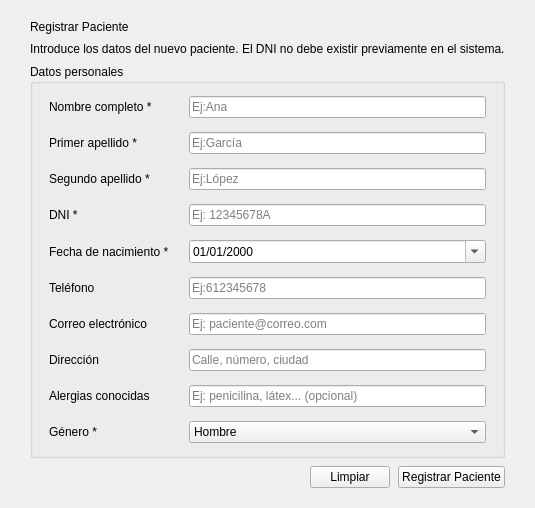
        <widget class="QWidget" name="page_pacientes">
         <layout class="QVBoxLayout" name="pacientesLayout">
          <property name="leftMargin"><number>30</number></property>
          <property name="topMargin"><number>20</number></property>
          <property name="rightMargin"><number>30</number></property>
          <property name="bottomMargin"><number>20</number></property>
          <property name="spacing"><number>8</number></property>
          <item>
           <widget class="QLabel" name="lbl_section_title">
               <property name="class" stdset="0"><string>sectionTitle</string></property>
            <property name="text"><string>Registrar Paciente</string></property>
           </widget>
          </item>
          <item>
           <widget class="QLabel" name="lbl_section_sub">
               <property name="class" stdset="0"><string>sectionSub</string></property>
            <property name="text"><string>Introduce los datos del nuevo paciente. El DNI no debe existir previamente en el sistema.</string></property>
           </widget>
          </item>
          <item>
           <widget class="QGroupBox" name="groupBox_datos_paciente">
            <property name="title"><string>Datos personales</string></property>
            <layout class="QFormLayout" name="formPaciente">
             <property name="leftMargin"><number>16</number></property>
             <property name="topMargin"><number>12</number></property>
             <property name="rightMargin"><number>16</number></property>
             <property name="bottomMargin"><number>12</number></property>
             <property name="horizontalSpacing"><number>20</number></property>
             <property name="verticalSpacing"><number>14</number></property>
             <item row="0" column="0">
              <widget class="QLabel" name="lbl_f_nombre">
               <property name="text"><string>Nombre completo *</string></property>
               <property name="class" stdset="0"><string>formLabel</string></property>
              </widget>
             </item>
             <item row="0" column="1">
              <widget class="QLineEdit" name="input_nombre_paciente">
               <property name="placeholderText"><string>Ej:Ana</string></property>
              </widget>
             </item>
             <item row="1" column="0">
              <widget class="QLabel" name="lbl_f_apellido1">
               <property name="text"><string>Primer apellido *</string></property>
               <property name="class" stdset="0"><string>formLabel</string></property>
              </widget>
             </item>
             <item row="1" column="1">
              <widget class="QLineEdit" name="input_ap1_paciente">
               <property name="placeholderText"><string>Ej:García</string></property>
              </widget>
             </item>
             <item row="2" column="0">
              <widget class="QLabel" name="lbl_f_apellido2">
               <property name="text"><string>Segundo apellido *</string></property>
               <property name="class" stdset="0"><string>formLabel</string></property>
              </widget>
             </item>
             <item row="2" column="1">
              <widget class="QLineEdit" name="input_ap2_paciente">
               <property name="placeholderText"><string>Ej:López</string></property>
              </widget>
             </item>
             <item row="3" column="0">
              <widget class="QLabel" name="lbl_f_dni">
               <property name="text"><string>DNI *</string></property>
               <property name="class" stdset="0"><string>formLabel</string></property>
              </widget>
             </item>
             <item row="3" column="1">
              <widget class="QLineEdit" name="input_dni_paciente">
               <property name="placeholderText"><string>Ej: 12345678A</string></property>
               <property name="maxLength"><number>9</number></property>
              </widget>
             </item>
             <item row="4" column="0">
              <widget class="QLabel" name="lbl_f_fnac">
               <property name="text"><string>Fecha de nacimiento *</string></property>
               <property name="class" stdset="0"><string>formLabel</string></property>
              </widget>
             </item>
             <item row="4" column="1">
              <widget class="QDateEdit" name="input_fnac_paciente">
               <property name="calendarPopup"><bool>true</bool></property>
               <property name="displayFormat"><string>dd/MM/yyyy</string></property>
              </widget>
             </item>
             <item row="5" column="0">
              <widget class="QLabel" name="lbl_f_telefono">
               <property name="text"><string>Teléfono</string></property>
               <property name="class" stdset="0"><string>formLabel</string></property>
              </widget>
             </item>
             <item row="5" column="1">
              <widget class="QLineEdit" name="input_telefono_paciente">
               <property name="placeholderText"><string>Ej:612345678</string></property>
              </widget>
             </item>
             <item row="6" column="0">
              <widget class="QLabel" name="lbl_f_email">
               <property name="text"><string>Correo electrónico</string></property>
               <property name="class" stdset="0"><string>formLabel</string></property>
              </widget>
             </item>
             <item row="6" column="1">
              <widget class="QLineEdit" name="input_email_paciente">
               <property name="placeholderText"><string>Ej: paciente@correo.com</string></property>
              </widget>
             </item>
             <item row="7" column="0">
              <widget class="QLabel" name="lbl_f_direccion">
               <property name="text"><string>Dirección</string></property>
               <property name="class" stdset="0"><string>formLabel</string></property>
              </widget>
             </item>
             <item row="7" column="1">
              <widget class="QLineEdit" name="input_direccion_paciente">
               <property name="placeholderText"><string>Calle, número, ciudad</string></property>
              </widget>
             </item>
             <item row="8" column="0">
              <widget class="QLabel" name="lbl_f_alergias">
               <property name="text"><string>Alergias conocidas</string></property>
               <property name="class" stdset="0"><string>formLabel</string></property>
              </widget>
             </item>
             <item row="8" column="1">
              <widget class="QLineEdit" name="input_alergias_paciente">
               <property name="placeholderText"><string>Ej: penicilina, látex... (opcional)</string></property>
              </widget>
             </item>
             <item row="9" column="0">
              <widget class="QLabel" name="lbl_f_genero">
               <property name="text"><string>Género *</string></property>
               <property name="class" stdset="0"><string>formLabel</string></property>
              </widget>
             </item>
             <item row="9" column="1">
              <widget class="QComboBox" name="input_genero_paciente">
               <item><property name="text"><string>Hombre</string></property></item>
               <item><property name="text"><string>Mujer</string></property></item>
              </widget>
             </item>
            </layout>
           </widget>
          </item>
          <item>
           <layout class="QHBoxLayout">
            <item>
             <spacer>
              <property name="orientation"><enum>Qt::Horizontal</enum></property>
              <property name="sizeHint" stdset="0">
               <size><width>0</width><height>0</height></size>
              </property>
             </spacer>
            </item>
            <item>
             <widget class="QPushButton" name="btn_limpiar_formulario">
              <property name="text"><string>Limpiar</string></property>
             </widget>
            </item>
            <item>
             <widget class="QPushButton" name="btn_guardar_paciente">
              <property name="text"><string>Registrar Paciente</string></property>
             </widget>
            </item>
           </layout>
          </item>
          <item>
           <spacer>
            <property name="orientation"><enum>Qt::Vertical</enum></property>
            <property name="sizeHint" stdset="0">
             <size><width>0</width><height>0</height></size>
            </property>
           </spacer>
          </item>
         </layout>
        </widget>
